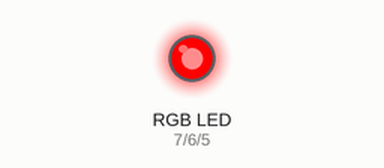
Simulated run of this sketch. Board: Arduino Uno, built with avr-gcc and run on an emulated ATmega328P. On the bench: an RGB LED mixed from three pins (HIGH = lit).

Above: at 0.5 s.
At 1.5 s:
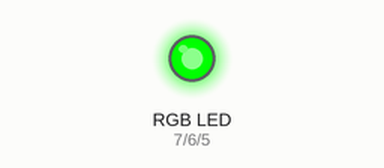
At 2.5 s:
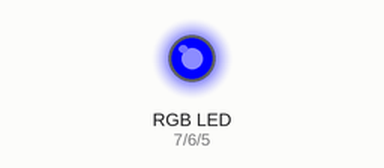
At 3.5 s:
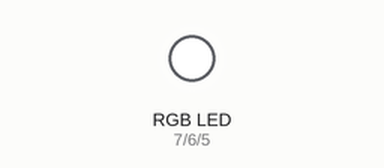
At 4.5 s:
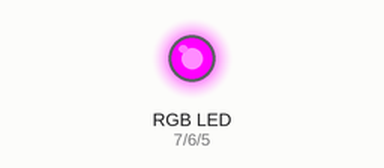
Timing chart, 0 to 6.5 s (numbered marks = the images above):
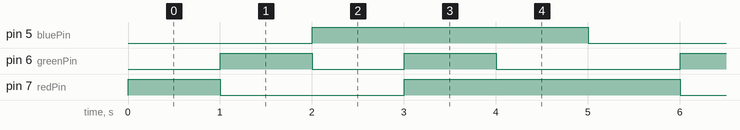

Measured:
- by itself, pin 5 (bluePin): alternates HIGH for 3.0 s and LOW for 2.0 s
- by itself, pin 6 (greenPin): repeats every 5.0 s: LOW 1.0 s, HIGH 1.0 s, LOW 2.0 s, HIGH 1.0 s
- by itself, pin 7 (redPin): repeats every 5.0 s: LOW 2.0 s, HIGH 3.0 s

The sketch:

RGB_light.ino
```cpp
int redPin= 7;
int greenPin = 6;
int bluePin = 5;

void setup() {
  pinMode(redPin, OUTPUT);
  pinMode(greenPin, OUTPUT);
  pinMode(bluePin, OUTPUT);
}

void loop() {
  setColor(255, 0, 0); // Red Color
  delay(1000);
  setColor(0, 255, 0); // Green Color
  delay(1000);
  setColor(0, 0, 255); // Blue Color
  delay(1000);
  setColor(255, 255, 255); // White Color
  delay(1000);
  setColor(170, 0, 255); // Purple Color
  delay(1000);
}

void setColor(int redValue, int greenValue, int blueValue) {
  analogWrite(redPin, redValue);
  analogWrite(greenPin, greenValue);
  analogWrite(bluePin, blueValue);
}


//new code
/*
//----Begin Code (copy from here)----
//Includes:
//Variables:
int redPin = 7; //Pin that the red LED leg is connected to.
int greenPin = 6; //Pin that the green LED leg is connected to.
int bluePin = 5; //Pin that the blue LED leg is connected to.

int rVal = 0; //Variable to store the PWM value to run the red LED at.
int gVal = 0; //Variable to store the PWM value to run the red LED at.
int bVal = 0; //Variable to store the PWM value to run the red LED at.
String serialIn = ""; //Variable to store serial input from pc to arduino
int changed = 1; //variable to tell when the values have changed, so we dont flood the serial output with useless data.
int random_values = 0; //If set to 1 the channels will randomly change every period.
unsigned long lastRand = 0; //Store the last time we randomized.
int period = 1000; //period between randomizations. 1000 = 1 second.
void setup() {
// put your setup code here, to run once:
Serial.begin(9600);
Serial.print("RGB LED Test Code (C) Tyson Popynick. Free to use without notification, renumeration or attribution. \n(Although you are welcome to attribute if you wish).\n\nPlease do NOT look directly at the LED modules when they are powered, as they are extremely bright!\nEnter the following commands into the box above, then press enter to send.\n\nOne letter per send please.\n\nR = Large increase to red channel. \nr = Small increase to red channel.\nG = Large increase to green channel. \ng = Small increase to green channel.\nB = Large increase to blue channel. \nb = Small increase to blue channel. \n! = Toggle randomised lights\n'.' to clear all channels.\n\n");
pinMode(redPin, OUTPUT);
pinMode(greenPin, OUTPUT);
pinMode(bluePin, OUTPUT);
}
void loop() {
// put your main code here, to run repeatedly:
//Serial In
if (Serial.available()) { //If there is a serial connection
serialIn = Serial.readString(); //store any incoming (from the pc to arduino) data
if (serialIn == "r") { //if we send the letter r (lowercase)
rVal += 10; //Increase red value by 10
}
if (serialIn == "R") { //if we send the letter R (uppercase)
rVal += 30; //Increase red value by 30
}
if (rVal >= 256) { //If the value goes above 255, reset to 0. (255 is max value for PWM)
rVal = 0;
}
if (serialIn == "g") { //if we send the letter g (lowercase)
gVal += 10; //Increase green value by 10
}
if (serialIn == "G") { //if we send the letter G (uppercase)
gVal += 30; //Increase green value by 30
}
if (gVal >= 256) { //If the value goes above 255, reset to 0. (255 is max value for PWM)
gVal = 0;
}
if (serialIn == "b") { //if we send the letter b (lowercase)
bVal += 10; //Increase blue value by 10
}
if (serialIn == "B") { //if we send the letter B (uppercase)
bVal += 30; //Increase blue value by 30
}
if (bVal >= 256) { //If the value goes above 255, reset to 0. (255 is max value for PWM)
bVal = 0;
}
if (serialIn == ".") { //if we send a "."
rVal = 0; //Clear all values
gVal = 0; //Clear all values
bVal = 0; //Clear all values
}
if (serialIn == "?") { //if we send a "?"
Serial.print("RGB LED Test Code (C) Tyson Popynick. Free to use without notification, renumeration or attribution. \n(Although you are welcome to attribute if you wish).\n\nPlease do NOT look directly at the LED modules when they are powered, as they are extremely bright!\nEnter the following commands into the box above, then press enter to send.\n\nOne letter per send please.\n\nR = Large increase to red channel. \nr = Small increase to red channel.\nG = Large increase to green channel. \ng = Small increase to green channel.\nB = Large increase to blue channel. \nb = Small increase to blue channel. \n! = Toggle randomised lights\n'.' to clear all channels.\n\n");
}
if (serialIn == "!") { //if we send a "!"
random_values = !random_values;
}
serialIn = "";
changed = 1;
}
//loop continues
if (random_values && (lastRand + period) <= millis()) {
rVal = random(0,255); //Randomize red channel
gVal = random(0,255); //Randomize green channel
bVal = random(0,255); //Randomize blue channel
lastRand = millis();
changed = 1;
Serial.println("Randomized! Send '!' to stop randomization or '?' for the command list.");
}
if (changed) {
Serial.print("Red: ");
Serial.print(rVal);
Serial.print(" Green: ");
Serial.print(gVal);
Serial.print(" Blue: ");
Serial.print(bVal);
Serial.print(" Randomize: ");
Serial.println(random_values);
changed = 0;
analogWrite(redPin, rVal);
analogWrite(greenPin, gVal);
analogWrite(bluePin, bVal);
}
}
//Custom functions
//----End Code (copy to here)----
*/
```
